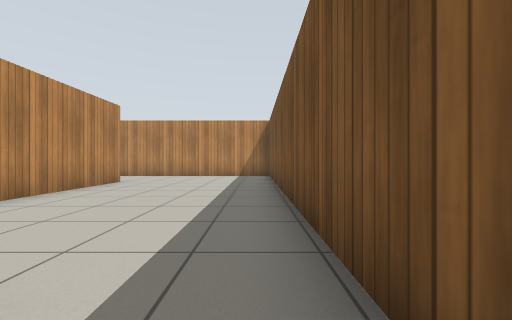
View 1 (above)

21 first-person views from a walk through a robot-simulator world made for Gazebo. The camera is 0.72 m above the floor, looks level and sees 90° across. The floor is counted in squares, 1 m on a side. Each view is taken from the middle of a square. On the plan, view 1 faces up. The plan holds only what a view shows up to about 9 squares ahead; the rest is blank. Simple patterns stand in for the simulator's built-in surfaces.

View 2
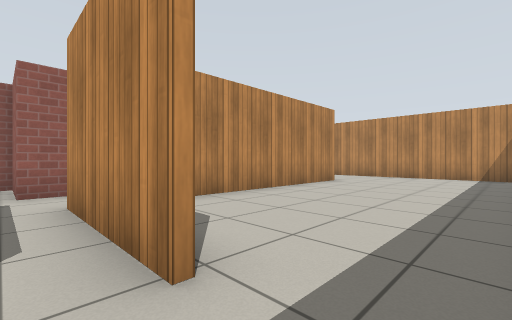

View 3
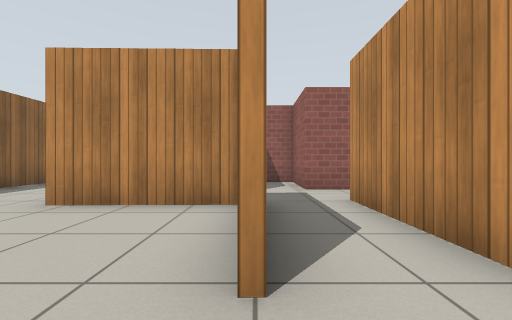

View 4
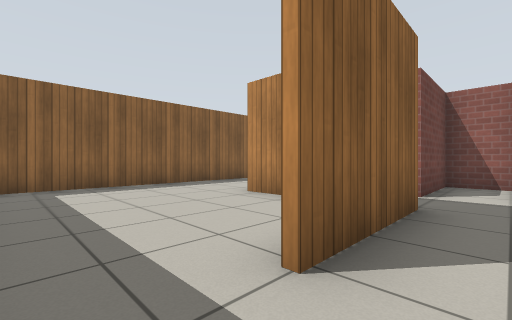

View 5
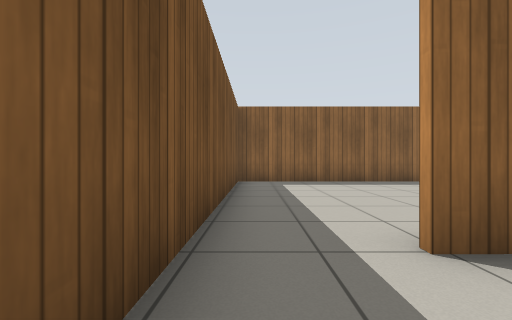

View 6
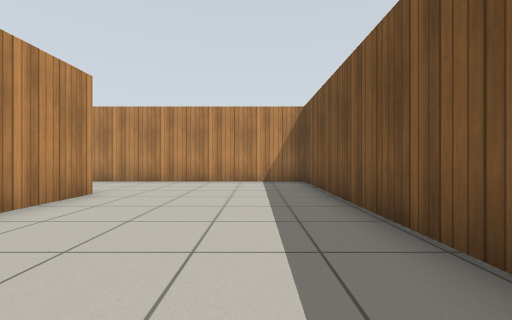

View 7
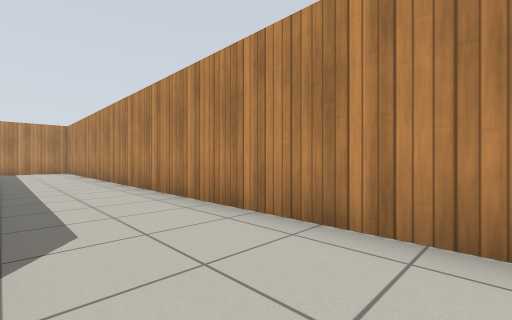

View 8
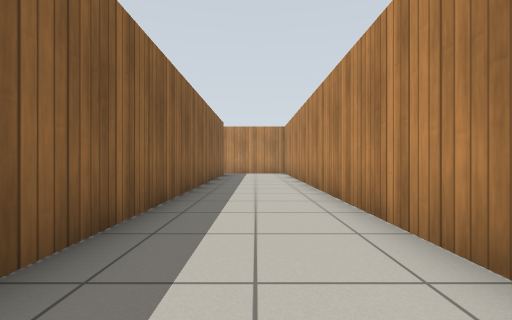

View 9
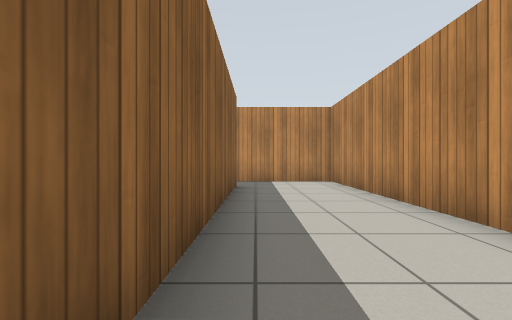

View 10
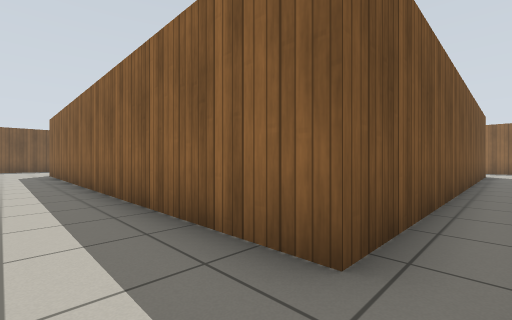

View 11
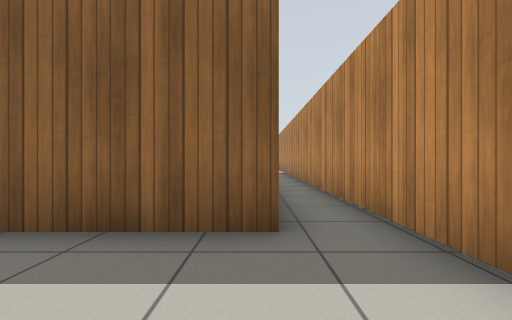

View 12
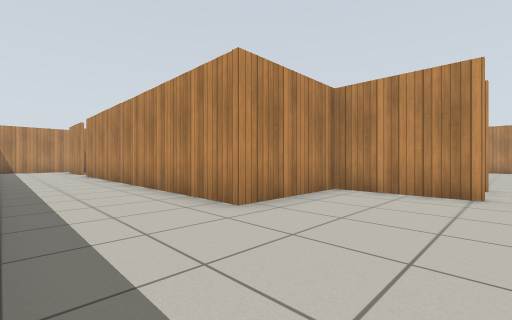

View 13
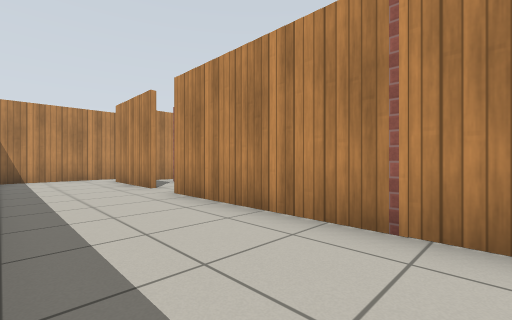

View 14
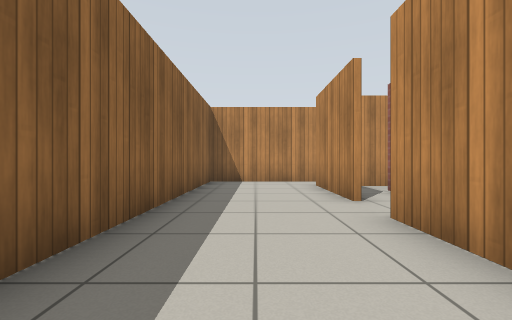

View 15
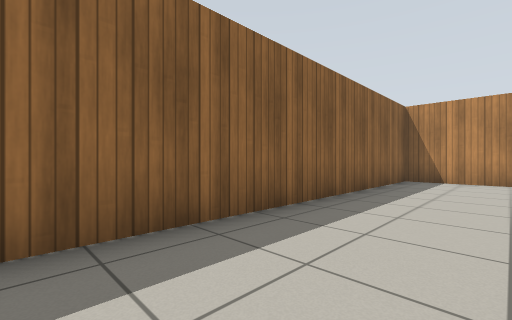

View 16
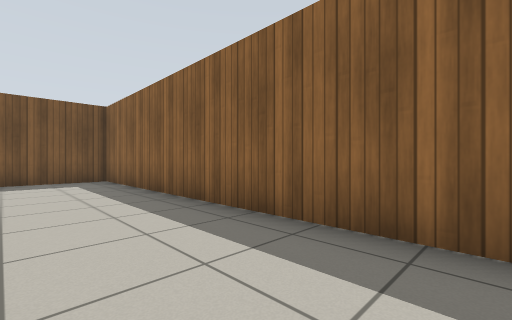

View 17
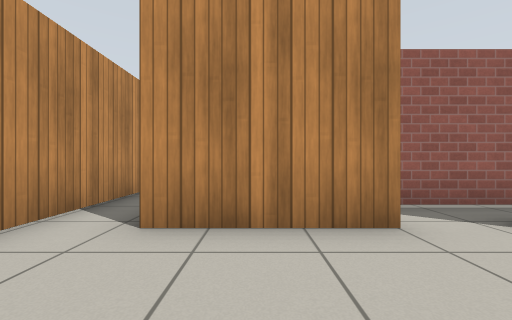

View 18
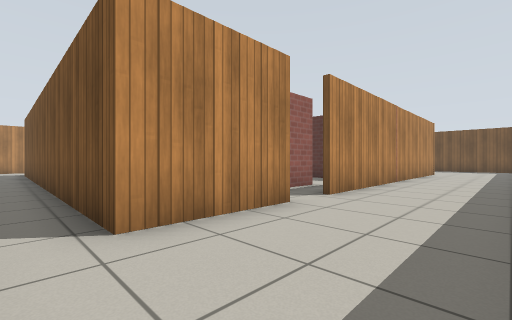

View 19
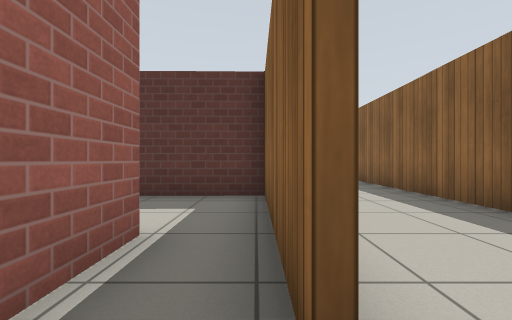

View 20
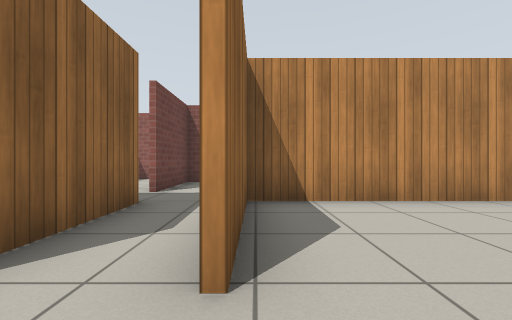

View 21
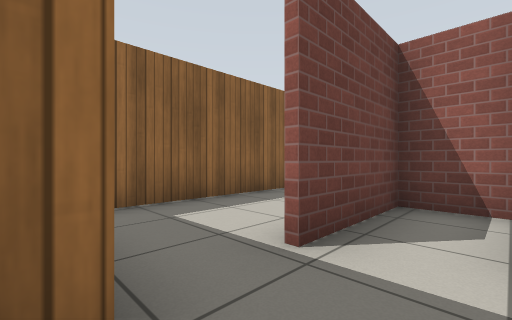

### Floor plan
Ten units are one square. View 1 is at (0, 0); x grows to the right and y downward. Boxes are objects, and circles mark ways between rooms. Rooms are numbered by the first view taken in them; rooms with no view inside come last. Other rooms are left out.
<svg viewBox="-201 -120 212 200">
<path fill="none" stroke="#000" d="M-43 10 -13 9M-14 -7 -46 -7M-62 -14 -62 -2M6 15 6 -5M-45 -85 -45 -8 -14 -8M6 -5 6 -115 -196 -115 -196 -21M-196 13 -196 45M-182 43 -182 -84 -75 -84M-125 29 -148 29M-154 43 -182 43M-13 11 -41 11 -41 43 -143 43M-196 45 -196 75 6 75 6 15M-93 42 -52 42"/>
<circle cx="-5" cy="-10" r="3" fill="#2a7"/>
<circle cx="-5" cy="10" r="3" fill="#2a7"/>
<circle cx="-50" cy="10" r="3" fill="#2a7"/>
<circle cx="-190" cy="40" r="3" fill="#2a7"/>
<text x="-30" y="0">1</text>
<text x="-80" y="-90">2</text>
<text x="-80" y="50">3</text>
<text x="-70" y="20">4</text>
</svg>
Room 1 opens to room 2. Room 1 opens to room 3. Room 1 opens to room 4. Room 2 opens to room 3.

Where each view was taken, in squares from view 1:
view 1: 0 up, 0 right, facing up
view 2: 0 up, 0 right, facing up-left
view 3: 1 down, 0 right, facing left
view 4: 0 up, 0 right, facing down-left
view 5: 1 up, 0 right, facing down
view 6: 3 up, 1 left, facing up
view 7: 9 up, 3 left, facing up-left
view 8: 10 up, 6 left, facing left
view 9: 9 up, 11 left, facing left
view 10: 10 up, 19 left, facing down-right
view 11: 11 up, 18 left, facing down
view 12: 7 down, 1 left, facing up-left
view 13: 7 down, 9 left, facing up-left
view 14: 6 down, 11 left, facing left
view 15: 5 down, 10 left, facing down-left
view 16: 5 down, 9 left, facing down-right
view 17: 7 down, 17 left, facing up
view 18: 7 down, 19 left, facing up-right
view 19: 4 down, 15 left, facing right
view 20: 1 up, 0 right, facing left
view 21: 0 up, 4 left, facing down-left
